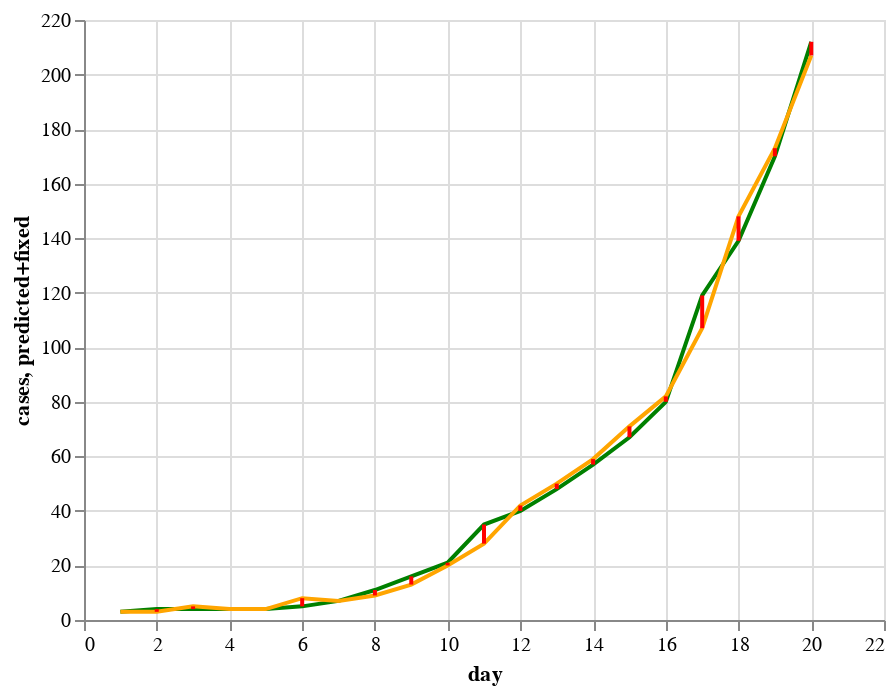

Here is the notebook cell this chart was saved with:
### Code cell
alt.Chart(paired).mark_line(color='green').encode(
    x='day',
    y='cases'
) + alt.Chart(paired).mark_line(color='orange').encode(
    x='day',
    y='predicted+fixed'
) + alt.Chart(paired).mark_bar(color='red', width=2).encode(
    x='day',
    y='cases',
    y2='predicted+fixed'
)

### Figure 1 — Vega-Lite specification as saved in the notebook (floating-point values rounded to 4 significant figures)
{"config": {"view": {"continuousWidth": 400, "continuousHeight": 300}}, "layer": [{"mark": {"type": "line", "color": "green"}, "encoding": {"x": {"type": "quantitative", "field": "day"}, "y": {"type": "quantitative", "field": "cases"}}}, {"mark": {"type": "line", "color": "orange"}, "encoding": {"x": {"type": "quantitative", "field": "day"}, "y": {"type": "quantitative", "field": "predicted+fixed"}}}, {"mark": {"type": "bar", "color": "red", "width": 2}, "encoding": {"x": {"type": "quantitative", "field": "day"}, "y": {"type": "quantitative", "field": "cases"}, "y2": {"field": "predicted+fixed"}}}], "data": {"name": "data-c7b2a82fb44c07a94760c968627ed346"}, "$schema": "https://vega.github.io/schema/vega-lite/v4.0.2.json", "datasets": {"data-c7b2a82fb44c07a94760c968627ed346": [{"day": 1, "cases": 3, "factor": 35, "new": 0, "percent": 0.08571, "predicted": 3, "errors": 0, "fix": 0, "predicted+fixed": 3}, {"day": 2, "cases": 4, "factor": 35, "new": 0, "percent": 0.1143, "predicted": 3, "errors": 1, "fix": 0, "predicted+fixed": 3}, {"day": 3, "cases": 4, "factor": 76, "new": 41, "percent": 0.05263, "predicted": 4, "errors": 0, "fix": 1, "predicted+fixed": 5}, {"day": 4, "cases": 4, "factor": 76, "new": 0, "percent": 0.05263, "predicted": 4, "errors": 0, "fix": 0, "predicted+fixed": 4}, {"day": 5, "cases": 4, "factor": 76, "new": 0, "percent": 0.05263, "predicted": 4, "errors": 0, "fix": 0, "predicted+fixed": 4}, {"day": 6, "cases": 5, "factor": 170, "new": 94, "percent": 0.02941, "predicted": 4, "errors": 1, "fix": 4, "predicted+fixed": 8}, {"day": 7, "cases": 7, "factor": 203, "new": 33, "percent": 0.03448, "predicted": 6, "errors": 1, "fix": 1, "predicted+fixed": 7}, {"day": 8, "cases": 11, "factor": 252, "new": 49, "percent": 0.04365, "predicted": 8, "errors": 3, "fix": 1, "predicted+fixed": 9}, {"day": 9, "cases": 16, "factor": 299, "new": 47, "percent": 0.05351, "predicted": 12, "errors": 4, "fix": 1, "predicted+fixed": 13}, {"day": 10, "cases": 21, "factor": 355, "new": 56, "percent": 0.05915, "predicted": 18, "errors": 3, "fix": 2, "predicted+fixed": 20}, {"day": 11, "cases": 35, "factor": 448, "new": 93, "percent": 0.07812, "predicted": 24, "errors": 11, "fix": 4, "predicted+fixed": 28}, {"day": 12, "cases": 40, "factor": 518, "new": 70, "percent": 0.07722, "predicted": 39, "errors": 1, "fix": 3, "predicted+fixed": 42}, {"day": 13, "cases": 48, "factor": 625, "new": 107, "percent": 0.0768, "predicted": 45, "errors": 3, "fix": 5, "predicted+fixed": 50}, {"day": 14, "cases": 57, "factor": 738, "new": 113, "percent": 0.07724, "predicted": 54, "errors": 3, "fix": 5, "predicted+fixed": 59}, {"day": 15, "cases": 67, "factor": 893, "new": 155, "percent": 0.07503, "predicted": 64, "errors": 3, "fix": 7, "predicted+fixed": 71}, {"day": 16, "cases": 80, "factor": 1039, "new": 146, "percent": 0.077, "predicted": 75, "errors": 5, "fix": 7, "predicted+fixed": 82}, {"day": 17, "cases": 119, "factor": 1368, "new": 329, "percent": 0.08699, "predicted": 90, "errors": 29, "fix": 17, "predicted+fixed": 107}, {"day": 18, "cases": 139, "factor": 1665, "new": 297, "percent": 0.08348, "predicted": 133, "errors": 6, "fix": 15, "predicted+fixed": 148}, {"day": 19, "cases": 170, "factor": 2007, "new": 342, "percent": 0.0847, "predicted": 156, "errors": 14, "fix": 17, "predicted+fixed": 173}, {"day": 20, "cases": 212, "factor": 2322, "new": 315, "percent": 0.0913, "predicted": 191, "errors": 21, "fix": 16, "predicted+fixed": 207}]}}
